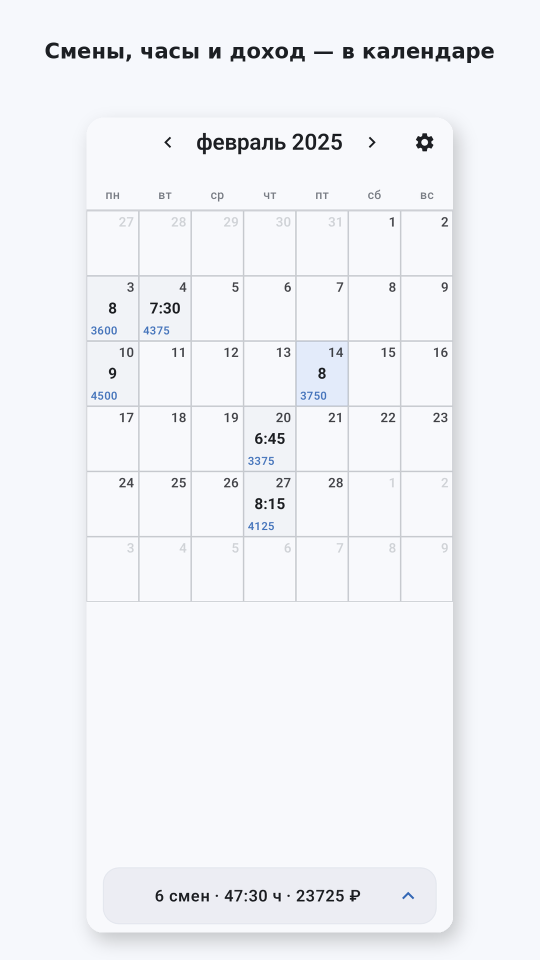
#> input picture docs/rustore/assets/01-calendar.png, 1080 x 1920 px, given in place of ic_launcher_exact.webp, which was not available (shown at 1/2 size)
$ python generate_rustore_assets.py
#> lines starting #> are read from the running program, lines starting #| are printed output that depends on the picture; pictures that were not available may be replaced by others from this repository, and a replacement may not be noted
#!/usr/bin/env python3
"""Generate RuStore icon and 9:16 listing screenshots from reviewed app assets."""

from __future__ import annotations

from pathlib import Path

from PIL import Image, ImageDraw, ImageFilter, ImageFont

ROOT = Path(__file__).resolve().parents[1]
SOURCE_SCREENSHOTS = (
    ROOT
    / "app/src/screenshotTestDebug/reference/com/worktime/app/ui/screenshot/WorkTimeScreenshotTestKt"
)
OUTPUT = ROOT / "docs/rustore/assets"
OUTPUT.mkdir(parents=True, exist_ok=True)

WIDTH = 1080
HEIGHT = 1920
FONT = Path("/usr/share/fonts/truetype/dejavu/DejaVuSans.ttf")
BOLD_FONT = Path("/usr/share/fonts/truetype/dejavu/DejaVuSans-Bold.ttf")

SCREENSHOTS = {
    "calendar_light": SOURCE_SCREENSHOTS
    / "CalendarPopulatedLightScreenshot_Calendar populated light_d57e6e9a_0.png",
    "calendar_dark": SOURCE_SCREENSHOTS
    / "CalendarPopulatedDarkScreenshot_Calendar populated dark_1552a2cd_0.png",
    "year_light": SOURCE_SCREENSHOTS
    / "YearSummaryPopulatedScreenshot_Year summary populated_b8aa34c2_0.png",
    "year_dark": SOURCE_SCREENSHOTS
    / "YearSummaryEmptyDarkScreenshot_Year summary empty dark_df63d121_0.png",
    "year_large": SOURCE_SCREENSHOTS
    / "YearSummaryLargeFontScreenshot_Year summary large font_6a4e2587_0.png",
}


def fitted_font(draw: ImageDraw.ImageDraw, text: str, max_width: int, start: int, minimum: int, *, bold: bool) -> ImageFont.FreeTypeFont:
    path = BOLD_FONT if bold else FONT
    for size in range(start, minimum - 1, -2):
        font = ImageFont.truetype(str(path), size)
        box = draw.textbbox((0, 0), text, font=font)
        if box[2] - box[0] <= max_width:
            return font
    return ImageFont.truetype(str(path), minimum)


def rounded_mask(size: tuple[int, int], radius: int) -> Image.Image:
    mask = Image.new("L", size, 0)
    draw = ImageDraw.Draw(mask)
    draw.rounded_rectangle((0, 0, size[0], size[1]), radius=radius, fill=255)
    return mask


def place_screen(
    canvas: Image.Image,
    screen: Image.Image,
    *,
    top: int,
    bottom: int = 55,
    max_width: int = 790,
    radius: int = 34,
) -> None:
    available_height = HEIGHT - top - bottom
    scale = min(max_width / screen.width, available_height / screen.height)
    new_size = (int(screen.width * scale), int(screen.height * scale))
    screen = screen.resize(new_size, Image.Resampling.LANCZOS).convert("RGBA")
    x = (WIDTH - screen.width) // 2
    y = top + (available_height - screen.height) // 2

    shadow = Image.new("RGBA", canvas.size, (0, 0, 0, 0))
    shadow_draw = ImageDraw.Draw(shadow)
    shadow_draw.rounded_rectangle(
        (x + 10, y + 16, x + screen.width + 10, y + screen.height + 16),
        radius=radius,
        fill=(0, 0, 0, 52),
    )
    canvas.alpha_composite(shadow.filter(ImageFilter.GaussianBlur(18)))
    canvas.paste(screen, (x, y), rounded_mask(screen.size, radius))


def card(filename: str, title: str, screen_key: str, *, dark: bool = False, subtitle: str | None = None) -> None:
    background = (18, 20, 25, 255) if dark else (246, 248, 252, 255)
    foreground = (242, 244, 249, 255) if dark else (28, 31, 35, 255)
    accent = (184, 204, 255, 255) if dark else (53, 104, 181, 255)
    canvas = Image.new("RGBA", (WIDTH, HEIGHT), background)
    draw = ImageDraw.Draw(canvas)

    title_font = fitted_font(draw, title, 940, 64, 42, bold=True)
    title_box = draw.textbbox((0, 0), title, font=title_font)
    draw.text(((WIDTH - (title_box[2] - title_box[0])) // 2, 78), title, fill=foreground, font=title_font)

    if subtitle:
        subtitle_font = fitted_font(draw, subtitle, 900, 34, 28, bold=False)
        subtitle_box = draw.textbbox((0, 0), subtitle, font=subtitle_font)
        draw.text(
            ((WIDTH - (subtitle_box[2] - subtitle_box[0])) // 2, 160),
            subtitle,
            fill=accent,
            font=subtitle_font,
        )
        top = 270
    else:
        top = 235

    place_screen(canvas, Image.open(SCREENSHOTS[screen_key]).convert("RGBA"), top=top)
    canvas.convert("RGB").save(OUTPUT / filename, "PNG", optimize=True)


def light_dark_card() -> None:
    canvas = Image.new("RGBA", (WIDTH, HEIGHT), (246, 248, 252, 255))
    draw = ImageDraw.Draw(canvas)
    title = "Светлая и тёмная темы"
    title_font = fitted_font(draw, title, 940, 64, 42, bold=True)
    title_box = draw.textbbox((0, 0), title, font=title_font)
    draw.text(
        ((WIDTH - (title_box[2] - title_box[0])) // 2, 78),
        title,
        fill=(28, 31, 35, 255),
        font=title_font,
    )

    images = [
        Image.open(SCREENSHOTS["calendar_light"]).convert("RGBA"),
        Image.open(SCREENSHOTS["calendar_dark"]).convert("RGBA"),
    ]
    for index, image in enumerate(images):
        crop_height = int(image.height * 0.72)
        image = image.crop((0, 0, image.width, crop_height))
        target_width = 470
        scale = target_width / image.width
        image = image.resize((target_width, int(image.height * scale)), Image.Resampling.LANCZOS)
        x = 55 if index == 0 else 555
        y = 285

        shadow = Image.new("RGBA", canvas.size, (0, 0, 0, 0))
        shadow_draw = ImageDraw.Draw(shadow)
        shadow_draw.rounded_rectangle(
            (x + 8, y + 12, x + image.width + 8, y + image.height + 12),
            radius=30,
            fill=(0, 0, 0, 45),
        )
        canvas.alpha_composite(shadow.filter(ImageFilter.GaussianBlur(16)))
        canvas.paste(image, (x, y), rounded_mask(image.size, 30))

    canvas.convert("RGB").save(OUTPUT / "06-light-dark.png", "PNG", optimize=True)


def main() -> None:
    icon = Image.open(ROOT / "app/src/main/res/drawable-nodpi/ic_launcher_exact.webp").convert("RGB")
#> icon is the input picture: PIL image 1080x1920 RGB; mean R, G, B 241.8, 243.3, 247.1
    icon.resize((512, 512), Image.Resampling.LANCZOS).save(
        OUTPUT / "rustore-icon-512.png",
        "PNG",
        optimize=True,
    )

    card("01-calendar.png", "Смены, часы и доход — в календаре", "calendar_light")
#> in card, `title_box = draw.textbbox((0, 0), title, font=title_font)`: title_box = (0, 7, 901, 48)
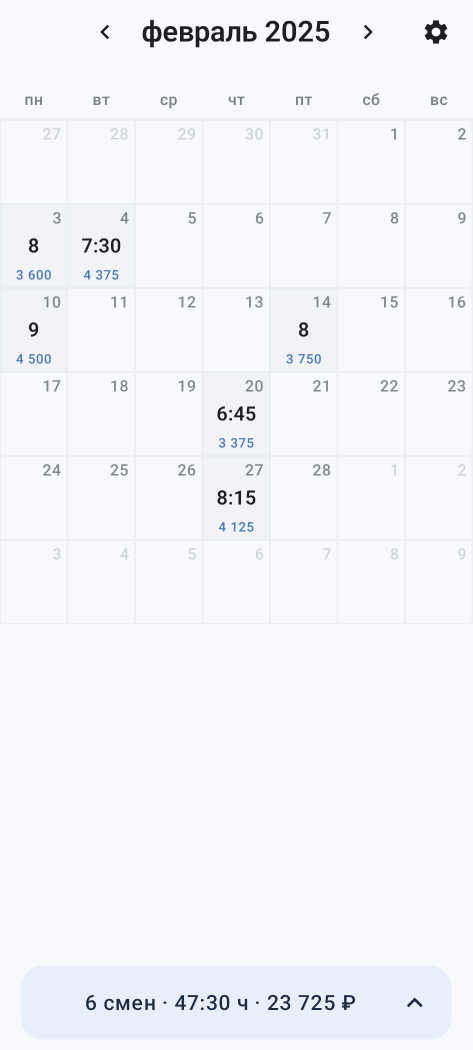
#> input picture app/src/screenshotTestDebug/reference/com/worktime/app/ui/screenshot/WorkTimeScreenshotTestKt/CalendarPopulatedLightScreenshot_Calendar populated light_d57e6e9a_0.png, 945 x 2100 px (shown at 1/2 size)
#> in place_screen, `available_height = HEIGHT - top - bottom`: available_height = 1630
#> in place_screen, `scale = min(max_width / screen.width, available_height / screen.height)`: scale = 0.776
#> in place_screen, `new_size = (int(screen.width * scale), int(screen.height * scale))`: new_size = (733, 1630)
#> in place_screen, `y = top + (available_height - screen.height) // 2`: y = 235
#> in place_screen, `shadow = Image.new("RGBA", canvas.size, (0, 0, 0, 0))`: shadow: PIL image 1080x1920 RGBA; every value is 0
#> in rounded_mask, `mask = Image.new("L", size, 0)`: mask: PIL image 733x1630 L; every value is 0
    card("02-dark-theme.png", "Спокойная тёмная тема", "calendar_dark", dark=True)
#> call 2 of card, with filename = '02-dark-theme.png', title = 'Спокойная тёмная тема', screen_key = 'calendar_dark', dark = True
#> in card (call 2), `title_box = draw.textbbox((0, 0), title, font=title_font)`: title_box = (0, 10, 878, 61)
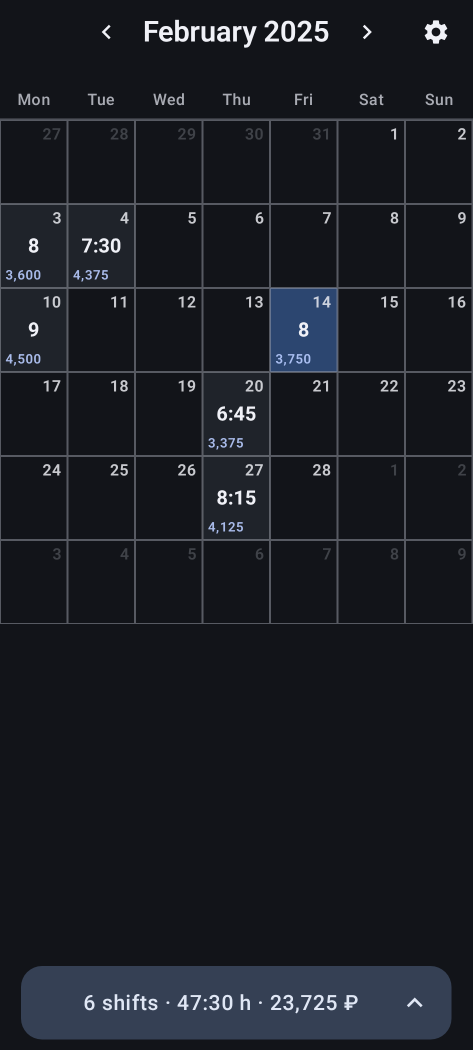
#> input picture app/src/screenshotTestDebug/reference/com/worktime/app/ui/screenshot/WorkTimeScreenshotTestKt/CalendarPopulatedDarkScreenshot_Calendar populated dark_1552a2cd_0.png, 945 x 2100 px (shown at 1/2 size)
    card("03-year-summary.png", "Итоги за месяц и год", "year_light")
#> call 3 of card, with filename = '03-year-summary.png', title = 'Итоги за месяц и год', screen_key = 'year_light', dark = False
#> in card (call 3), `title_box = draw.textbbox((0, 0), title, font=title_font)`: title_box = (0, 13, 779, 69)
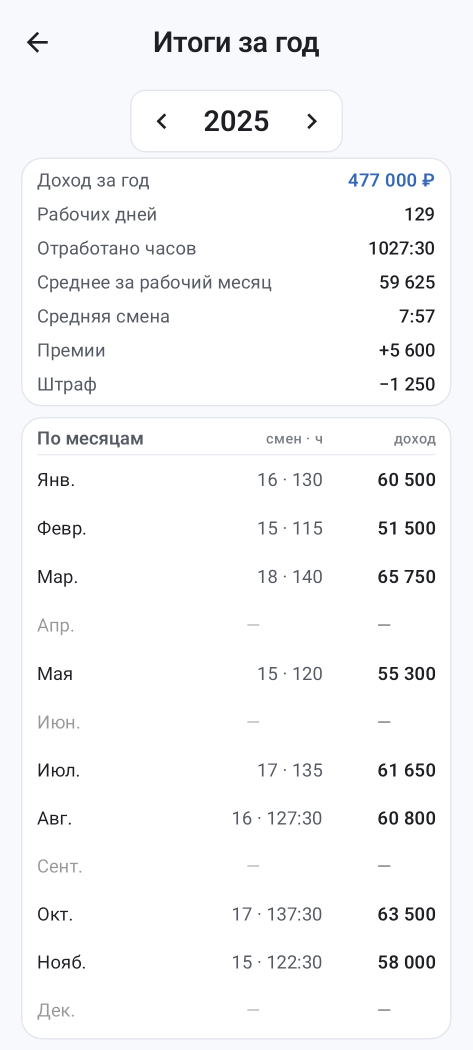
#> input picture app/src/screenshotTestDebug/reference/com/worktime/app/ui/screenshot/WorkTimeScreenshotTestKt/YearSummaryPopulatedScreenshot_Year summary populated_b8aa34c2_0.png, 945 x 2100 px (shown at 1/2 size)
    card("04-large-font.png", "Крупный шрифт без потери данных", "year_large")
#> call 4 of card, with filename = '04-large-font.png', title = 'Крупный шрифт без потери данных', screen_key = 'year_large', dark = False
#> in card (call 4), `title_box = draw.textbbox((0, 0), title, font=title_font)`: title_box = (0, 7, 926, 51)
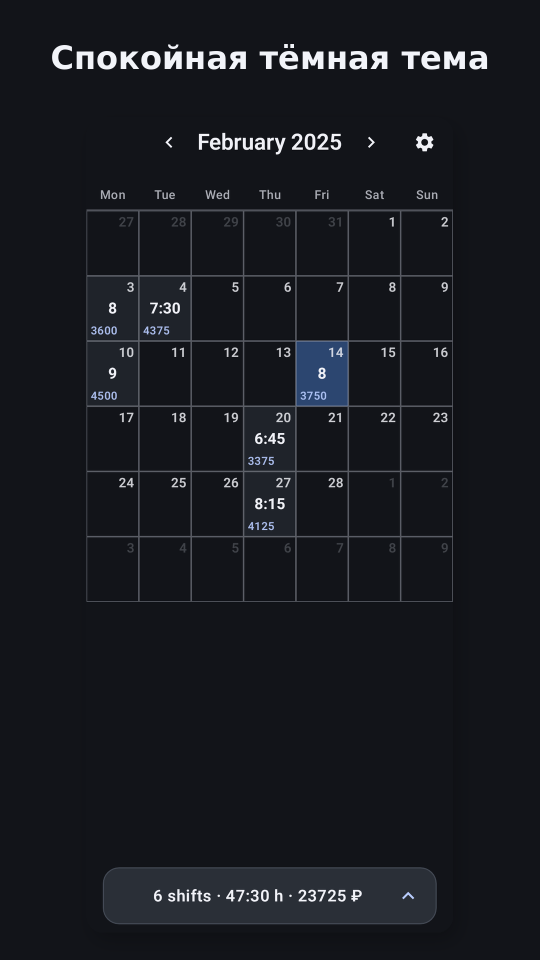
#> input picture docs/rustore/assets/02-dark-theme.png, 1080 x 1920 px, given in place of ryLargeFontScreenshot_Year summary large font_6a4e2587_0.png, which was not available (shown at 1/2 size)
#> in rounded_mask (call 4), `mask = Image.new("L", size, 0)`: mask: PIL image 790x1404 L; every value is 0
    card(
        "05-local-first.png",
        "Без аккаунта, рекламы и интернета",
        "year_dark",
        dark=True,
        subtitle="Данные остаются на устройстве",
    )
#> in card (call 5), `title_box = draw.textbbox((0, 0), title, font=title_font)`: title_box = (0, 9, 924, 51)
#> in card (call 5), `subtitle_box = draw.textbbox((0, 0), subtitle, font=subtitle_font)`: subtitle_box = (0, 6, 585, 39)
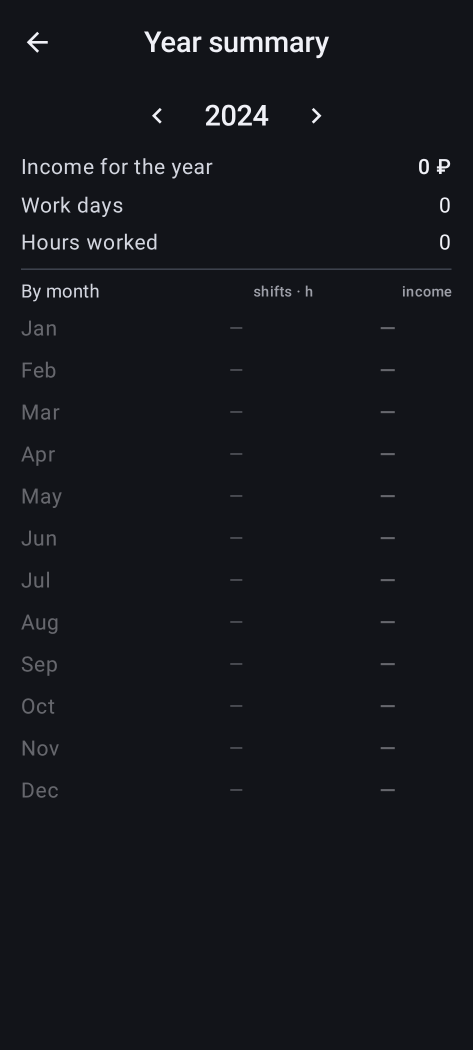
#> input picture app/src/screenshotTestDebug/reference/com/worktime/app/ui/screenshot/WorkTimeScreenshotTestKt/YearSummaryEmptyDarkScreenshot_Year summary empty dark_df63d121_0.png, 945 x 2100 px (shown at 1/2 size)
#> in rounded_mask (call 5), `mask = Image.new("L", size, 0)`: mask: PIL image 717x1595 L; every value is 0
    light_dark_card()
#> in light_dark_card, `title_box = draw.textbbox((0, 0), title, font=title_font)`: title_box = (0, 10, 863, 61)
#> the loop in light_dark_card, `for index, image in enumerate(images):` made 2 passes
#> (crop_height, target_width, scale, x, y) on passes 1 to 2: (1512, 470, 0.497, 55, 285), (1512, 470, 0.497, 555, 285)
#> pass 1, in light_dark_card, `image = image.resize((target_width, int(image.height * scale)), Image...`:
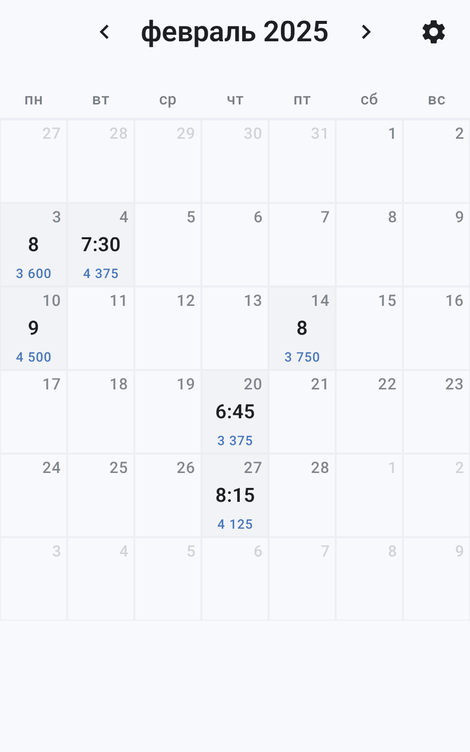
#> image: PIL image 470x752 RGBA; mean R, G, B, A 244.1, 245.3, 248.7, 255
#> after the loop in light_dark_card, `for index, image in enumerate(images):`:
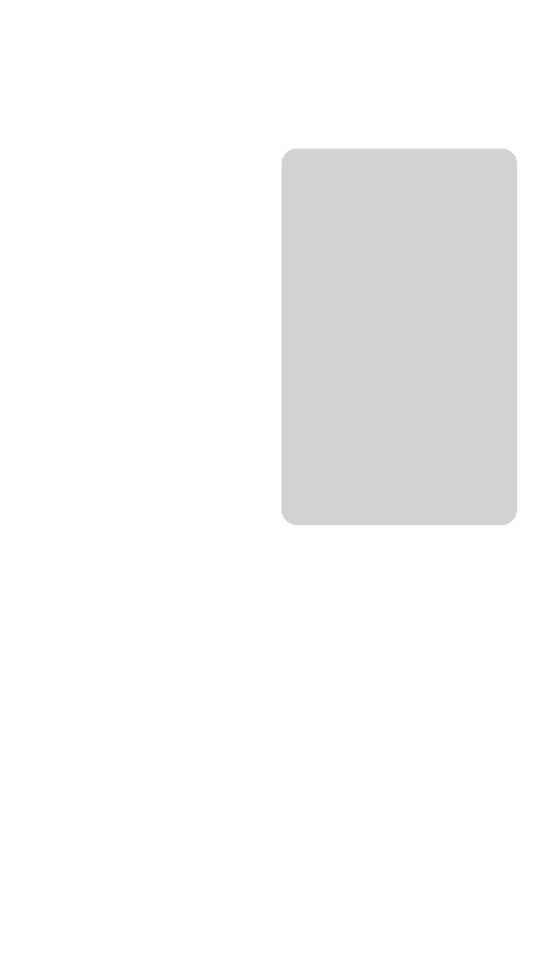
#> shadow: PIL image 1080x1920 RGBA (shown at 1/2 size); mean R, G, B, A 0, 0, 0, 7.7; transparent parts drawn white

    for path in sorted(OUTPUT.glob("*.png")):
        image = Image.open(path)
        if path.name == "rustore-icon-512.png":
            assert image.size == (512, 512)
            assert path.stat().st_size <= 1 * 1024 * 1024
        else:
            assert image.size == (1080, 1920)
            assert path.stat().st_size <= 3 * 1024 * 1024


if __name__ == "__main__":
    main()
